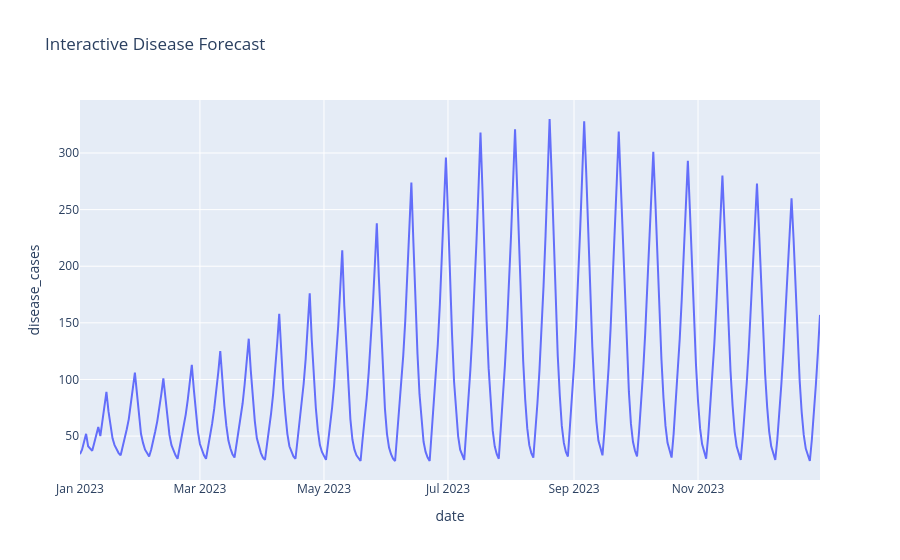

The notebook cell this image was saved under:
### Code cell
fig = px.line(df,
              x='date',
              y='disease_cases',
              title='Interactive Disease Forecast')

fig.show()

### Figure 1 — Plotly figure (JSON) as saved in the notebook; plotly's stock layout.template omitted (floating-point values rounded to 4 significant figures; data arrays with more than 128 entries replaced by an {"elided": "..."} marker saying what was removed)
{"data": [{"hovertemplate": "date=%{x}<br>disease_cases=%{y}<extra></extra>", "legendgroup": "", "line": {"color": "#636efa", "dash": "solid"}, "marker": {"symbol": "circle"}, "mode": "lines", "name": "", "orientation": "v", "showlegend": false, "type": "scatter", "x": {"elided": "365 str values"}, "xaxis": "x", "y": {"elided": "365 int values"}, "yaxis": "y"}], "layout": {"autosize": true, "legend": {"tracegroupgap": 0}, "title": {"text": "Interactive Disease Forecast"}, "xaxis": {"anchor": "y", "autorange": true, "domain": [0, 1], "range": ["2023-01-01", "2023-12-31"], "title": {"text": "date"}, "type": "date"}, "yaxis": {"anchor": "x", "autorange": true, "domain": [0, 1], "range": [11.22, 346.8], "title": {"text": "disease_cases"}, "type": "linear"}}}
